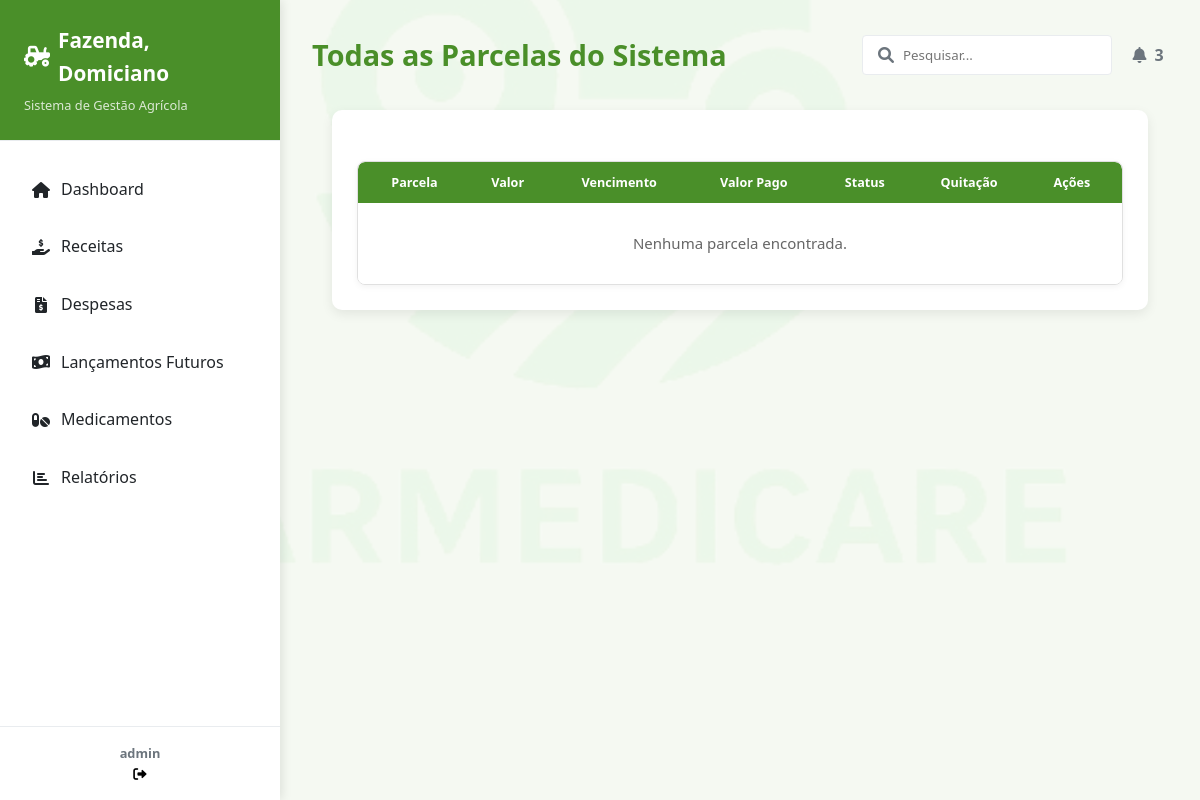
The app's page /pagina_movimentacao/listar/todas-parcelas/ (signed in), older data.
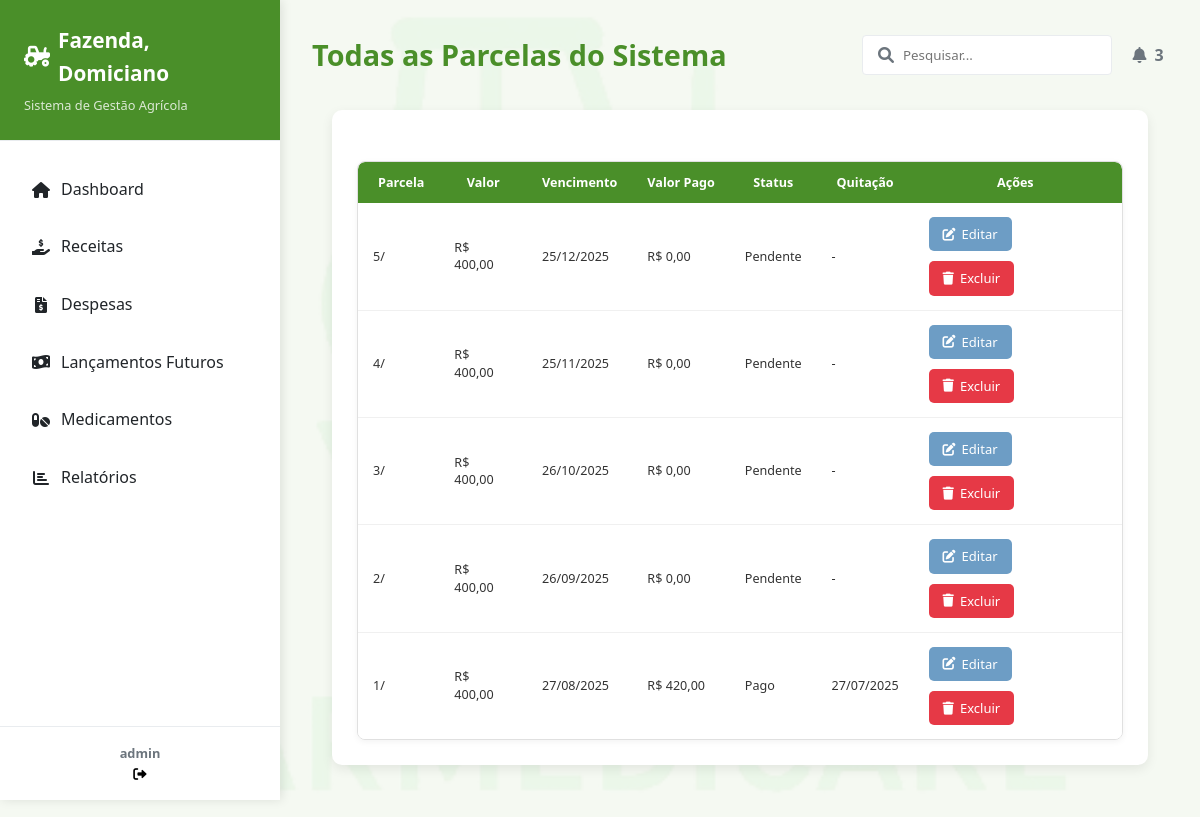
The same page, newer data.
### movimentacao/models.py (models this page shows, shortened)
class Parcela(models.Model):
    movimentacao = models.ForeignKey(
        Movimentacao, on_delete=models.CASCADE, verbose_name="Movimentação"
    )
    ordem_parcela = models.IntegerField(verbose_name="Ordem da Parcela")
    valor_parcela = models.DecimalField(
        max_digits=10, decimal_places=2, verbose_name="Valor da Parcela"
    )
    data_vencimento = models.DateField(verbose_name="Data de Vencimento")
    valor_pago = models.DecimalField(
        max_digits=10, decimal_places=2, default=0.00, verbose_name="Valor Pago"
    )
    status_pagamento = models.CharField(
        max_length=50,
        choices=[("Pendente", "Pendente"), ("Pago", "Pago")],
        default="Pendente",
        verbose_name="Status do Pagamento",
    )
    data_quitacao = models.DateField(
        blank=True, null=True, verbose_name="Data de Quitação"
    )

### movimentacao/views.py (the view)
# urls.py: path('listar/todas-parcelas/', ParcelasListView.as_view(), name='listar_parcelas'),
class ParcelasListView(LoginRequiredMixin, ListView):
    model = Parcela
    template_name = "parcela/lista_parcelas.html"
    context_object_name = "parcelas"
    login_url = reverse_lazy('login')  # Altere para o nome da sua URL de login
    def get_queryset(self):
        return Parcela.objects.all().order_by("-data_vencimento")
    def get_context_data(self, **kwargs):
        context = super().get_context_data(**kwargs)
        context["title"] = "Todas as Parcelas"
        context["titulo"] = "Todas as Parcelas do Sistema"
        context["registros"] = "Nenhuma parcela encontrada."
        context["btn_cadastrar"] = "Nova Parcela"
        return context

### movimentacao/templates/parcela/lista_parcelas.html (shortened to what this page needs)
{% extends 'modelo.html' %}
{% load static %}
{% block conteudo %}
  <main class="main-content">
    <header class="content-header">
      <h1>{{ titulo }}</h1>
      <div class="header-actions">
        <div class="search-box">
          <input type="text" placeholder="Pesquisar..." />
          <i class="fas fa-search"></i>
        </div>
        <button class="btn btn-notification">
          <i class="fas fa-bell"></i>
          <span class="badge">3</span>
        </button>
      </div>
    </header>
  {% endblock %}
  {% block graficos %}
    <div class="modelo-lista-container">
      <br />
      <div class="table-container">
        <table class="modelo-table">
          <thead>
            <tr>
              <th>Parcela</th>
              <th>Valor</th>
              <th>Vencimento</th>
              <th>Valor Pago</th>
              <th>Status</th>
              <th>Quitação</th>
              <th>Ações</th>
            </tr>
          </thead>
          <tbody>
            {% for parcela in object_list %}
              <tr>
                <td>{{ parcela.ordem_parcela }}/{{ movimentacao.parcelas }}</td>
                <td>R$ {{ parcela.valor_parcela }}</td>
                <td>{{ parcela.data_vencimento|date:"d/m/Y" }}</td>
                <td>R$ {{ parcela.valor_pago }}</td>
                <td>{{ parcela.status_pagamento }}</td>
                <td>{{ parcela.data_quitacao|date:"d/m/Y"|default:"-" }}</td>
                <td class="actions">
                  <a href="{% url 'editar_parcela' parcela.id %}" class="btn-edit">
                    <i class="fas fa-edit"></i> Editar
                  </a>
                  <a href="{% url 'excluir_parcela' parcela.id %}" class="btn-delete">
                    <i class="fas fa-trash"></i> Excluir
                  </a>
                </td>
              </tr>
            {% empty %}
              <tr>
                <td colspan="7">{{ registros }}</td>
              </tr>
            {% endfor %}
          </tbody>
        </table>
      </div>
    </div>
  {% endblock %}

### paginas/templates/modelo.html (shortened to what this page needs)
{% load static %}
<!DOCTYPE html>
<html lang="pt-br">
<head>
    <link rel="stylesheet" href="{% static 'css/styles.css' %}" />
    <link rel="stylesheet" href="{% static 'css/responsividade.css' %}" />
    {% block css_especifico %}
    <link rel="stylesheet" href="{% static 'css/admin_section.css' %}" />
    <link rel="stylesheet" href="{% static 'css/form_modelo.css' %}" />
    <link rel="stylesheet" href="{% static 'css/form_login.css' %}" />
    <link rel="stylesheet" href="{% static 'css/lista_modelo.css' %}" />
    {% endblock %}
    <link rel="stylesheet" href="https://cdnjs.cloudflare.com/ajax/libs/font-awesome/6.0.0/css/all.min.css" />
</head>
  <body>
    {% if request.user.is_authenticated %}
    {% block menu %}
    <aside class="sidebar">
      <div class="sidebar-header">
        <h2><i class="fas fa-tractor"></i> Fazenda, Domiciano</h2>
        <p>Sistema de Gestão Agrícola</p>
      </div>
      <nav class="sidebar-menu">
        <ul>
          <li class="menu-item">
            <a href="{% url 'pagina_index' %}">
              <i class="fas fa-home"></i>
              <span>Dashboard</span>
            </a>
          </li>
          <li class="menu-item">
            <a href="{% url 'listar_movimentacao_receita' %}">
              <i class="fas fa-hand-holding-usd"></i>
              <span>Receitas</span>
            </a>
          </li>
          <li class="menu-item">
            <a href="{% url 'listar_movimentacao_despesa' %}">
              <i class="fas fa-file-invoice-dollar"></i>
              <span>Despesas</span>
            </a>
          </li>
          <li class="menu-item">
            <a href="{% url 'listar_parcelas' %}">
              <i class="fas fa-money-bill-wave"></i>
              <span>Lançamentos Futuros</span>
            </a>
          </li>
          <li class="menu-item">
            <a href="{% url 'medicamento_estoque' %}">
              <i class="fas fa-pills"></i>
              <span>Medicamentos</span>
            </a>
          </li>
          <li class="menu-item">
            <a href="relatorios.html">
              <i class="fas fa-chart-bar"></i>
              <span>Relatórios</span>
            </a>
          </li>
        </ul>
      </nav>
      <div class="sidebar-footer">
        <div class="user-info">
          <div>
            <strong>{{ request.user }}</strong>
          </div>
        </div>
        <form method="post" action="{% url 'logout' %}" style="display: inline">
          <button
            type="submit"
            class="logout-btn"
            style="background: none; border: none; padding: 0; cursor: pointer"
          >
            <i class="fas fa-sign-out-alt"></i>
          </button>
        </form>
      </div>
    </aside>
    {% endblock %}
    {% block conteudo %}{% endblock %}
      {% block graficos %}{% endblock %}
    {% endif %}
  </body>
</html>

### static/css/styles.css (style rules this page uses)
:root { --primary: #4a8f29; --primary-dark: #3a7320; --secondary: #6d9dc5; --danger: #e63946; --warning: #ffbe0b; --success: #2a9d8f; --light: #f8f9fa; --dark: #212529; --gray: #6c757d; --light-gray: #e9ecef; --brown: #8b5a2b; --sidebar-width: 280px; --transition-speed: 0.3s; }
* { margin: 0; padding: 0; box-sizing: border-box; font-family: "Segoe UI", Tahoma, Geneva, Verdana, sans-serif; }
body { background-color: #f5f5f5; color: var(--dark); line-height: 1.6; }
a { text-decoration: none; color: inherit; }
.sidebar { width: var(--sidebar-width); background-color: white; box-shadow: 2px 0 10px rgba(0, 0, 0, 0.1); display: flex; flex-direction: column; position: fixed; height: 100vh; z-index: 999; overflow-y: auto; transition: transform var(--transition-speed) ease; }
.sidebar-header { padding: 1.5rem; border-bottom: 1px solid var(--light-gray); background-color: var(--primary); color: white; }
.sidebar-header h2 { font-size: 1.3rem; display: flex; align-items: center; gap: 0.5rem; }
.sidebar-header p { font-size: 0.8rem; margin-top: 0.3rem; opacity: 0.8; }
.sidebar-menu { padding: 1rem 0; flex-grow: 1; }
.menu-item { margin: 0.5rem 1rem; border-radius: 6px; overflow: hidden; transition: background-color var(--transition-speed); }
.menu-item a { display: flex; align-items: center; padding: 12px 15px; color: var(--dark); transition: all var(--transition-speed); position: relative; }
.menu-item i { margin-right: 10px; width: 20px; text-align: center; }
.sidebar-footer { padding: 1rem; border-top: 1px solid var(--light-gray); text-align: center; font-size: 0.8rem; color: var(--gray); }
.main-content { flex: 1; margin-left: var(--sidebar-width); padding: 2rem; transition: margin-left var(--transition-speed); }
.content-header { display: flex; justify-content: space-between; align-items: center; margin-bottom: 2rem; flex-wrap: wrap; gap: 1rem; }
.content-header h1 { color: var(--primary); font-size: 1.8rem; }
.header-actions { display: flex; align-items: center; gap: 1rem; }
.search-box { position: relative; }
.search-box input { padding: 0.6rem 1rem 0.6rem 2.5rem; border: 1px solid var(--light-gray); border-radius: 4px; width: 250px; transition: all var(--transition-speed); }
.search-box i { position: absolute; left: 1rem; top: 50%; transform: translateY(-50%); color: var(--gray); }
.btn-notification { background: none; border: none; font-size: 1.2rem; color: var(--gray); position: relative; cursor: pointer; width: 40px; height: 40px; border-radius: 50%; display: flex; align-items: center; justify-content: center; transition: background-color var(--transition-speed); }
.btn { padding: 0.6rem 1.2rem; border-radius: 4px; font-weight: 600; cursor: pointer; transition: all var(--transition-speed); border: none; font-size: 0.9rem; display: inline-flex; align-items: center; justify-content: center; gap: 0.5rem; }

### static/css/form_modelo.css (style rules this page uses)
:root { --primary: #4a8f29; --primary-dark: #3a7320; --secondary: #6d9dc5; --danger: #e63946; --warning: #ffbe0b; --success: #2a9d8f; --light: #f8f9fa; --dark: #212529; --gray: #6c757d; --light-gray: #e9ecef; --brown: #8b5a2b; }
.btn { padding: 0.6rem 1.2rem; border-radius: 4px; font-weight: 600; cursor: pointer; transition: all 0.3s; border: none; font-size: 1rem; }

### static/css/form_login.css (style rules this page uses)
:root { --primary: #4a8f29; --primary-dark: #3a7320; --secondary: #6d9dc5; --danger: #e63946; --warning: #ffbe0b; --success: #2a9d8f; --light: #f8f9fa; --dark: #212529; --gray: #6c757d; --light-gray: #e9ecef; --brown: #8b5a2b; }
* { margin: 0; padding: 0; box-sizing: border-box; }
body { font-family: "Roboto", sans-serif; line-height: 1.6; color: #333; background-color: #f5f9f2; background-image: url("../img/logo.png"); background-size: cover; background-position: center; background-blend-mode: overlay; }

Row changes from the older to the newer data that the page shows:
added Parcela: ordem_parcela "5", valor_parcela "400,00", data_vencimento "25/12/2025", valor_pago "0,00", status_pagamento "Pendente", data_quitacao "-"
added Parcela: ordem_parcela "4", valor_parcela "400,00", data_vencimento "25/11/2025", valor_pago "0,00", status_pagamento "Pendente", data_quitacao "-"
added Parcela: ordem_parcela "3", valor_parcela "400,00", data_vencimento "26/10/2025", valor_pago "0,00", status_pagamento "Pendente", data_quitacao "-"
added Parcela: ordem_parcela "2", valor_parcela "400,00", data_vencimento "26/09/2025", valor_pago "0,00", status_pagamento "Pendente", data_quitacao "-"
added Parcela: ordem_parcela "1", valor_parcela "400,00", data_vencimento "27/08/2025", valor_pago "420,00", status_pagamento "Pago", data_quitacao "27/07/2025"
Text that changed along with them:
{{ registros }}: "Nenhuma parcela encontrada." → (not shown)
